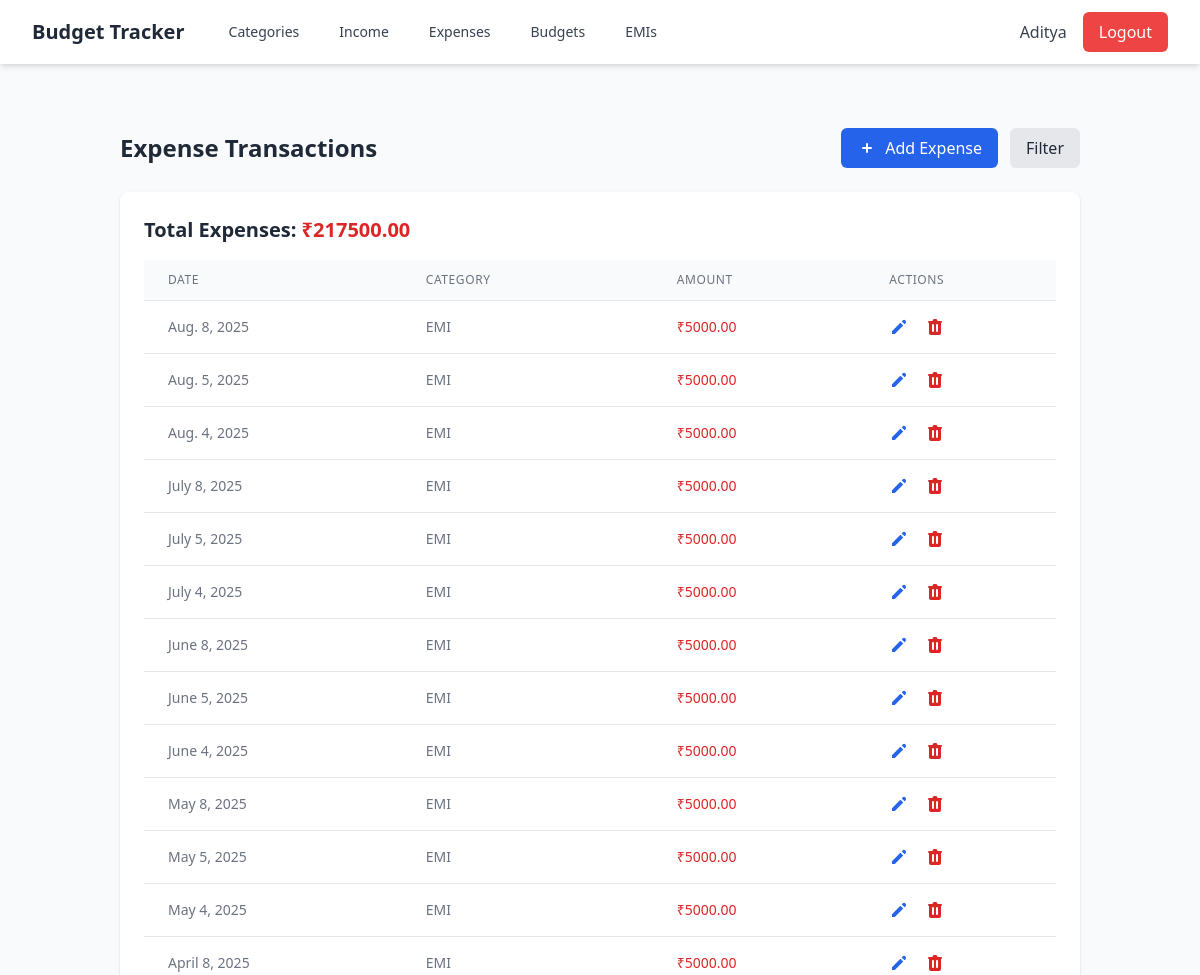
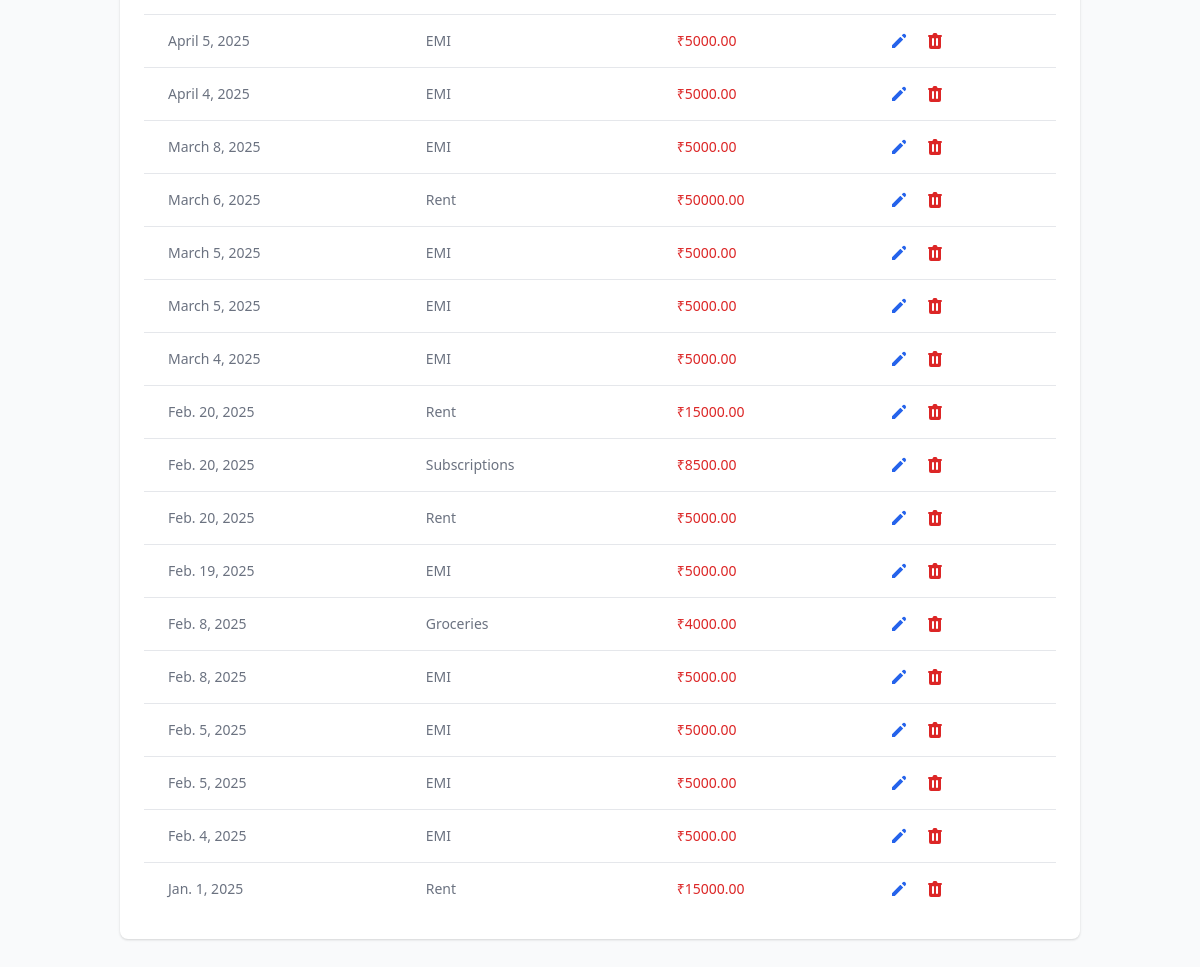
/expenses/ (signed in), run on the app's committed database (2 pictures, top to bottom).
### myapp/models.py (models this page shows, shortened)
class User(AbstractBaseUser, PermissionsMixin):
    email = models.EmailField(
        verbose_name="email address",
        max_length=255,
        unique=True,
    )
    name = models.CharField(max_length=50)
    phone = models.CharField(max_length=10)
    is_active = models.BooleanField(default=True)
    is_admin = models.BooleanField(default=False)
    objects = UserManager()
    USERNAME_FIELD = "email"
    REQUIRED_FIELDS = ["name", "phone"]
    class Meta:
        verbose_name = 'user'
        verbose_name_plural = 'users'

class Expense(models.Model):
    user = models.ForeignKey(User, on_delete=models.CASCADE, related_name='expenses')
    amount = models.DecimalField(max_digits=10, decimal_places=2)
    category = models.ForeignKey(
        Category,
        on_delete=models.CASCADE,
        limit_choices_to={'category_type': 'Expense'},
        related_name='expenses'
    )
    description = models.TextField(blank=True, null=True)
    date = models.DateField()
    is_fixed = models.BooleanField(default=False)
    created_at = models.DateTimeField(auto_now_add=True)

class Category(models.Model):
    INCOME = 'Income'
    EXPENSE = 'Expense'
    CATEGORY_TYPES = [
        (INCOME, 'Income'),
        (EXPENSE, 'Expense'),
    ]
    user = models.ForeignKey(User, on_delete=models.CASCADE, blank=True, null=True, related_name='categories')
    name = models.CharField(max_length=50)
    category_type = models.CharField(max_length=10, choices=CATEGORY_TYPES)
    created_at = models.DateTimeField(auto_now_add=True)

### myapp/views.py (the view)
# urls.py: path('expenses/', views.expense_list, name='expense_list'),
@login_required
def expense_list(request):
    start_date = request.GET.get('start_date')
    end_date = request.GET.get('end_date')
    is_filtered = bool(start_date and end_date)
    expense_query = Expense.objects.filter(user=request.user)
    if is_filtered:
        expense_query = expense_query.filter(date__gte=start_date, date__lte=end_date)
    expenses = expense_query.order_by('-date')
    total = expense_query.aggregate(Sum('amount'))['amount__sum'] or 0
    return render(request, 'expenses/expense_list.html', {
        'expenses': expenses,
        'total': total,
        'start_date': start_date,
        'end_date': end_date,
        'is_filtered': is_filtered
    })

### templates/expenses/expense_list.html (shortened to what this page needs)
{% extends 'base.html' %}
{% block content %}
<div class="container mx-auto px-4 py-8">
    <div class="flex justify-between items-center mb-6">
        <h1 class="text-2xl font-bold text-gray-800">Expense Transactions</h1>
        <div class="flex space-x-3">
            <button id="add-expense-btn" class="bg-blue-600 text-white py-2 px-4 rounded-md hover:bg-blue-700 transition duration-200 flex items-center">
                <svg xmlns="http://www.w3.org/2000/svg" class="h-5 w-5 mr-2" viewBox="0 0 20 20" fill="currentColor">
                    <path fill-rule="evenodd" d="M10 5a1 1 0 011 1v3h3a1 1 0 110 2h-3v3a1 1 0 11-2 0v-3H6a1 1 0 110-2h3V6a1 1 0 011-1z" clip-rule="evenodd" />
                </svg>
                <span>Add Expense</span>
            </button>
            <button id="toggle-filter" class="bg-gray-200 text-gray-800 py-2 px-4 rounded-md hover:bg-gray-300 transition duration-200">
                Filter
            </button>
        </div>
    </div>
    <div class="bg-white rounded-lg shadow overflow-hidden">
        <div class="p-6">
            <div class="mb-4">
                <p class="text-xl font-semibold text-gray-800">Total Expenses: <span class="text-red-600">₹{{ total|floatformat:2 }}</span></p>
            </div>
            {% if expenses %}
            <div class="overflow-x-auto">
                <table class="min-w-full divide-y divide-gray-200">
                    <thead class="bg-gray-50">
                        <tr>
                            <th scope="col" class="px-6 py-3 text-left text-xs font-medium text-gray-500 uppercase tracking-wider">
                                Date
                            </th>
                            <th scope="col" class="px-6 py-3 text-left text-xs font-medium text-gray-500 uppercase tracking-wider">
                                Category
                            </th>
                            <th scope="col" class="px-6 py-3 text-left text-xs font-medium text-gray-500 uppercase tracking-wider">
                                Amount
                            </th>
                            <th scope="col" class="px-6 py-3 text-left text-xs font-medium text-gray-500 uppercase tracking-wider">
                                Actions
                            </th>
                        </tr>
                    </thead>
                    <tbody class="bg-white divide-y divide-gray-200">
                        {% for expense in expenses %}
                        <tr data-id="{{ expense.id }}">
                            <td class="px-6 py-4 whitespace-nowrap text-sm text-gray-500">
                                {{ expense.date }}
                            </td>
                            <td class="px-6 py-4 whitespace-nowrap text-sm text-gray-500">
                                {{ expense.category.name }}
                            </td>
                            <td class="px-6 py-4 whitespace-nowrap text-sm font-medium text-red-600">
                                ₹{{ expense.amount }}
                            </td>
                            <td class="px-6 py-4 whitespace-nowrap text-sm font-medium">
                                <div class="flex gap-4">
                                    <button class="edit-expense-btn text-blue-600 hover:text-blue-800" data-id="{{ expense.id }}" title="Edit">
                                        <svg xmlns="http://www.w3.org/2000/svg" class="h-5 w-5" viewBox="0 0 20 20" fill="currentColor">
                                            <path d="M13.586 3.586a2 2 0 112.828 2.828l-.793.793-2.828-2.828.793-.793zM11.379 5.793L3 14.172V17h2.828l8.38-8.379-2.83-2.828z"/>
                                        </svg>
                                    </button>
                                    <button class="delete-expense-btn text-red-600 hover:text-red-800" data-id="{{ expense.id }}" title="Delete">
                                    </button>
                                </div>
                            </td>
                        </tr>
                        {% endfor %}
                    </tbody>
                </table>
            </div>
            {% endif %}
        </div>
    </div>
</div>
{% endblock %}

### templates/base.html (shortened to what this page needs)
<!DOCTYPE html>
<html>
<head>
    <link href="https://cdn.jsdelivr.net/npm/tailwindcss@2.2.19/dist/tailwind.min.css" rel="stylesheet">
</head>
<body class="bg-gray-50 min-h-screen">
    <nav class="bg-white shadow-md">
        <div class="max-w-7xl mx-auto px-4 sm:px-6 lg:px-8">
            <div class="flex justify-between h-16">
                <div class="flex items-center space-x-8">
                    <a href="{% url 'dashboard' %}" class="flex items-center">
                        <span class="text-xl font-bold text-gray-800">Budget Tracker</span>
                    </a>
                    {% if user.is_authenticated %}
                    <div class="flex space-x-4">
                        <a href="{% url 'category_list' %}" class="text-gray-700 hover:text-gray-900 px-3 py-2 rounded-md text-sm font-medium">
                            Categories
                        </a>
                        <a href="{% url 'income_list' %}" class="text-gray-700 hover:text-gray-900 px-3 py-2 rounded-md text-sm font-medium">
                            Income
                        </a>
                        <a href="{% url 'expense_list' %}" class="text-gray-700 hover:text-gray-900 px-3 py-2 rounded-md text-sm font-medium">
                            Expenses
                        </a>
                        <a href="{% url 'budget_list' %}" class="text-gray-700 hover:text-gray-900 px-3 py-2 rounded-md text-sm font-medium">
                            Budgets
                        </a>
                        <a href="{% url 'emi_list' %}" class="text-gray-700 hover:text-gray-900 px-3 py-2 rounded-md text-sm font-medium">
                            EMIs
                        </a>
                    </div>
                    {% endif %}
                </div>
                {% if user.is_authenticated %}
<div class="flex items-center space-x-4">
    <span class="text-gray-700">{{ user.name }}</span>
    <form method="post" action="{% url 'logout' %}" class="inline">
        <button type="submit"
                class="bg-red-500 text-white px-4 py-2 rounded-md hover:bg-red-600 transition duration-200">
            Logout
        </button>
    </form>
</div>
{% endif %}
            </div>
        </div>
    </nav>
    <main class="container mx-auto px-4 py-8">
        {% block content %}
        {% endblock %}
    </main>
</body>
</html>

### data on the page
User: name "Aditya"
Expense: date "Aug. 8, 2025", category.name "EMI", amount "5000.00"
Expense: date "Aug. 5, 2025", category.name "EMI", amount "5000.00"
Expense: date "Aug. 4, 2025", category.name "EMI", amount "5000.00"
Expense: date "July 8, 2025", category.name "EMI", amount "5000.00"
Expense: date "July 5, 2025", category.name "EMI", amount "5000.00"
Expense: date "July 4, 2025", category.name "EMI", amount "5000.00"
Expense: date "June 8, 2025", category.name "EMI", amount "5000.00"
Expense: date "June 5, 2025", category.name "EMI", amount "5000.00"
Expense: date "June 4, 2025", category.name "EMI", amount "5000.00"
Expense: date "May 8, 2025", category.name "EMI", amount "5000.00"
Expense: date "May 5, 2025", category.name "EMI", amount "5000.00"
Expense: date "May 4, 2025", category.name "EMI", amount "5000.00"
Expense: date "April 8, 2025", category.name "EMI", amount "5000.00"
Expense: date "April 5, 2025", category.name "EMI", amount "5000.00"
Expense: date "April 4, 2025", category.name "EMI", amount "5000.00"
Expense: date "March 8, 2025", category.name "EMI", amount "5000.00"
Expense: date "March 6, 2025", category.name "Rent", amount "50000.00"
Expense: date "March 5, 2025", category.name "EMI", amount "5000.00"
Expense: date "March 5, 2025", category.name "EMI", amount "5000.00"
Expense: date "March 4, 2025", category.name "EMI", amount "5000.00"
Expense: date "Feb. 20, 2025", category.name "Rent", amount "15000.00"
Expense: date "Feb. 20, 2025", category.name "Subscriptions", amount "8500.00"
Expense: date "Feb. 20, 2025", category.name "Rent", amount "5000.00"
Expense: date "Feb. 19, 2025", category.name "EMI", amount "5000.00"
Expense: date "Feb. 8, 2025", category.name "Groceries", amount "4000.00"
Expense: date "Feb. 8, 2025", category.name "EMI", amount "5000.00"
Expense: date "Feb. 5, 2025", category.name "EMI", amount "5000.00"
Expense: date "Feb. 5, 2025", category.name "EMI", amount "5000.00"
Expense: date "Feb. 4, 2025", category.name "EMI", amount "5000.00"
Expense: date "Jan. 1, 2025", category.name "Rent", amount "15000.00"

### other printed values
{{ total|floatformat:2 }} "217500.00"
